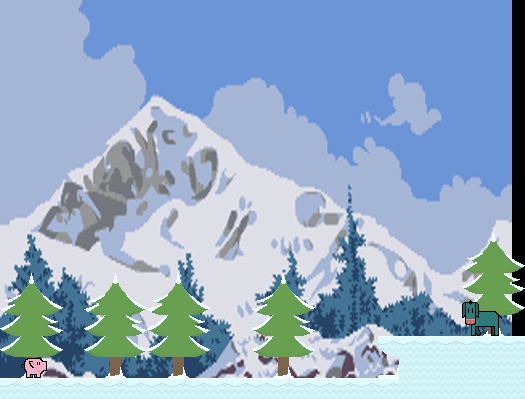

Below is a game level as drawn by its tile map, then a one-line description and the .tmx file that defines it, in full:
An orthogonal 25x19 tile map with 21x21 px tiles, 6 tile layers (platforms, collectables, objects, mobs, ...), 2 tilesets, 1 image layer.

<map version="1.0" tiledversion="1.0.2" orientation="orthogonal" renderorder="left-down" width="25" height="19" tilewidth="21" tileheight="21" infinite="0" nextobjectid="1">
 <tileset firstgid="1" source="sprites.tsx" />
 <tileset firstgid="901" source="characters.tsx" />
 <imagelayer name="bg">
  <image source="bg_512x384.png" width="512" height="384" />
 </imagelayer>
 <layer name="platforms" width="25" height="19">
  <data encoding="csv">
0,0,0,0,0,0,0,0,0,0,0,0,0,0,0,0,0,0,0,0,0,0,0,0,0,
0,0,0,0,0,0,0,0,0,0,0,0,0,0,0,0,0,0,0,0,0,0,0,0,0,
0,0,0,0,0,0,0,0,0,0,0,0,0,0,0,0,0,0,0,0,0,0,0,0,0,
0,0,0,0,0,0,0,0,0,0,0,0,0,0,0,0,0,0,0,0,0,0,0,0,0,
0,0,0,0,0,0,0,0,0,0,0,0,0,0,0,0,0,0,0,0,0,0,0,0,0,
0,0,0,0,0,0,0,0,0,0,0,0,0,0,0,0,0,0,0,0,0,0,0,0,0,
0,0,0,0,0,0,0,0,0,0,0,0,0,0,0,0,0,0,0,0,0,0,0,0,0,
0,0,0,0,0,0,0,0,0,0,0,0,0,0,0,0,0,0,0,0,0,0,0,0,0,
0,0,0,0,0,0,0,0,0,0,0,0,0,0,0,0,0,0,0,0,0,0,0,0,0,
0,0,0,0,0,0,0,0,0,0,0,0,0,0,0,0,0,0,0,0,0,0,0,0,0,
0,0,0,0,0,0,0,0,0,0,0,0,0,0,0,0,0,0,0,0,0,0,0,0,0,
0,0,0,0,0,0,0,0,0,0,0,0,0,0,0,0,0,0,0,0,0,0,0,0,0,
0,0,0,0,0,0,0,0,0,0,0,0,0,0,0,0,0,0,0,0,0,0,0,0,0,
0,0,0,0,0,0,0,0,0,0,0,0,0,0,0,0,0,0,0,0,0,0,0,0,0,
0,0,0,0,0,0,0,0,0,0,0,0,0,0,0,0,0,0,0,0,0,0,0,0,0,
0,0,0,0,0,0,0,0,0,0,0,0,0,0,0,0,0,0,0,0,0,0,0,0,0,
0,0,0,0,0,0,0,0,0,0,0,0,0,0,0,0,0,0,486,484,484,484,484,484,484,
0,0,0,0,0,0,0,0,0,0,0,0,0,0,0,0,0,0,0,513,513,513,513,513,513,
484,484,484,484,484,484,484,484,484,484,484,484,484,484,484,484,484,484,484,513,513,513,513,513,513
</data>
 </layer>
 <layer name="collectables" width="25" height="19">
  <data encoding="csv">
0,0,0,0,0,0,0,0,0,0,0,0,0,0,0,0,0,0,0,0,0,0,0,0,0,
0,0,0,0,0,0,0,0,0,0,0,0,0,0,0,0,0,0,0,0,0,0,0,0,0,
0,0,0,0,0,0,0,0,0,0,0,0,0,0,0,0,0,0,0,0,0,0,0,0,0,
0,0,0,0,0,0,0,0,0,0,0,0,0,0,0,0,0,0,0,0,0,0,0,0,0,
0,0,0,0,0,0,0,0,0,0,0,0,0,0,0,0,0,0,0,0,0,0,0,0,0,
0,0,0,0,0,0,0,0,0,0,0,0,0,0,0,0,0,0,0,0,0,0,0,0,0,
0,0,0,0,0,0,0,0,0,0,0,0,0,0,0,0,0,0,0,0,0,0,0,0,0,
0,0,0,0,0,0,0,0,0,0,0,0,0,0,0,0,0,0,0,0,0,0,0,0,0,
0,0,0,0,0,0,0,0,0,0,0,0,0,0,0,0,0,0,0,0,0,0,0,0,0,
0,0,0,0,0,0,0,0,0,0,0,0,0,0,0,0,0,0,0,0,0,0,0,0,0,
0,0,0,0,0,0,0,0,0,0,0,0,0,0,0,0,0,0,0,0,0,0,0,0,0,
0,0,0,0,0,0,0,0,0,0,0,0,0,0,0,0,0,0,0,0,0,0,0,0,0,
0,0,0,0,0,0,0,0,0,0,0,0,0,0,0,0,0,0,0,0,0,0,0,0,0,
0,0,0,0,0,0,0,0,0,0,0,0,0,0,0,0,0,0,0,0,0,0,0,0,0,
0,0,0,0,0,0,0,0,0,0,0,0,0,0,0,0,0,0,0,0,0,0,0,0,0,
0,0,0,0,0,0,0,0,0,0,0,0,0,0,0,0,0,0,0,0,0,0,0,0,0,
0,0,0,0,0,0,0,0,0,0,0,0,0,0,0,0,0,0,0,0,0,0,0,0,0,
0,0,0,0,0,0,0,0,0,0,0,0,0,0,0,0,0,0,0,0,0,0,0,0,0,
0,0,0,0,0,0,0,0,0,0,0,0,0,0,0,0,0,0,0,0,0,0,0,0,0
</data>
 </layer>
 <layer name="objects" width="25" height="19">
  <data encoding="csv">
0,0,0,0,0,0,0,0,0,0,0,0,0,0,0,0,0,0,0,0,0,0,0,0,0,
0,0,0,0,0,0,0,0,0,0,0,0,0,0,0,0,0,0,0,0,0,0,0,0,0,
0,0,0,0,0,0,0,0,0,0,0,0,0,0,0,0,0,0,0,0,0,0,0,0,0,
0,0,0,0,0,0,0,0,0,0,0,0,0,0,0,0,0,0,0,0,0,0,0,0,0,
0,0,0,0,0,0,0,0,0,0,0,0,0,0,0,0,0,0,0,0,0,0,0,0,0,
0,0,0,0,0,0,0,0,0,0,0,0,0,0,0,0,0,0,0,0,0,0,0,0,0,
0,0,0,0,0,0,0,0,0,0,0,0,0,0,0,0,0,0,0,0,0,0,0,0,0,
0,0,0,0,0,0,0,0,0,0,0,0,0,0,0,0,0,0,0,0,0,0,0,0,0,
0,0,0,0,0,0,0,0,0,0,0,0,0,0,0,0,0,0,0,0,0,0,0,0,0,
0,0,0,0,0,0,0,0,0,0,0,0,0,0,0,0,0,0,0,0,0,0,0,0,0,
0,0,0,0,0,0,0,0,0,0,0,0,0,0,0,0,0,0,0,0,0,0,0,0,0,
0,0,0,0,0,0,0,0,0,0,0,0,0,0,0,0,0,0,0,0,0,0,0,661,0,
0,0,0,0,0,0,0,0,0,0,0,0,0,0,0,0,0,0,0,0,0,0,672,640,643,
0,661,0,0,0,661,0,0,661,0,0,0,0,661,0,0,0,0,0,0,0,0,642,670,673,
672,640,643,0,672,640,643,672,640,643,0,0,672,640,643,0,0,0,0,0,0,0,642,670,643,
642,670,673,0,642,670,673,642,670,673,0,0,642,670,673,0,0,0,0,0,0,0,0,663,0,
642,670,643,0,642,670,643,642,670,643,0,0,642,670,643,0,0,0,0,0,0,0,0,0,0,
0,663,0,0,0,663,0,0,663,0,0,0,0,663,0,0,0,0,547,0,0,0,0,0,0,
0,0,0,0,0,0,0,0,0,0,0,0,0,0,0,0,0,0,0,0,0,0,0,0,0
</data>
 </layer>
 <layer name="mobs" width="25" height="19">
  <data encoding="csv">
0,0,0,0,0,0,0,0,0,0,0,0,0,0,0,0,0,0,0,0,0,0,0,0,0,
0,0,0,0,0,0,0,0,0,0,0,0,0,0,0,0,0,0,0,0,0,0,0,0,0,
0,0,0,0,0,0,0,0,0,0,0,0,0,0,0,0,0,0,0,0,0,0,0,0,0,
0,0,0,0,0,0,0,0,0,0,0,0,0,0,0,0,0,0,0,0,0,0,0,0,0,
0,0,0,0,0,0,0,0,0,0,0,0,0,0,0,0,0,0,0,0,0,0,0,0,0,
0,0,0,0,0,0,0,0,0,0,0,0,0,0,0,0,0,0,0,0,0,0,0,0,0,
0,0,0,0,0,0,0,0,0,0,0,0,0,0,0,0,0,0,0,0,0,0,0,0,0,
0,0,0,0,0,0,0,0,0,0,0,0,0,0,0,0,0,0,0,0,0,0,0,0,0,
0,0,0,0,0,0,0,0,0,0,0,0,0,0,0,0,0,0,0,0,0,0,0,0,0,
0,0,0,0,0,0,0,0,0,0,0,0,0,0,0,0,0,0,0,0,0,0,0,0,0,
0,0,0,0,0,0,0,0,0,0,0,0,0,0,0,0,0,0,0,0,0,0,0,0,0,
0,0,0,0,0,0,0,0,0,0,0,0,0,0,0,0,0,0,0,0,0,0,0,0,0,
0,0,0,0,0,0,0,0,0,0,0,0,0,0,0,0,0,0,0,0,0,0,0,0,0,
0,0,0,0,0,0,0,0,0,0,0,0,0,0,0,0,0,0,0,0,0,0,0,0,0,
0,0,0,0,0,0,0,0,0,0,0,0,0,0,0,0,0,0,0,0,0,0,0,0,0,
0,0,0,0,0,0,0,0,0,0,0,0,0,0,0,0,0,0,0,0,0,0,0,0,0,
0,0,0,0,0,0,0,0,0,0,0,0,0,0,0,0,0,0,0,0,0,0,0,0,0,
0,0,0,0,0,0,0,0,0,0,0,0,0,0,0,0,0,0,0,0,0,0,0,0,0,
0,0,0,0,0,0,0,0,0,0,0,0,0,0,0,0,0,0,0,0,0,0,0,0,0
</data>
 </layer>
 <layer name="pig" width="25" height="19">
  <data encoding="csv">
0,0,0,0,0,0,0,0,0,0,0,0,0,0,0,0,0,0,0,0,0,0,0,0,0,
0,0,0,0,0,0,0,0,0,0,0,0,0,0,0,0,0,0,0,0,0,0,0,0,0,
0,0,0,0,0,0,0,0,0,0,0,0,0,0,0,0,0,0,0,0,0,0,0,0,0,
0,0,0,0,0,0,0,0,0,0,0,0,0,0,0,0,0,0,0,0,0,0,0,0,0,
0,0,0,0,0,0,0,0,0,0,0,0,0,0,0,0,0,0,0,0,0,0,0,0,0,
0,0,0,0,0,0,0,0,0,0,0,0,0,0,0,0,0,0,0,0,0,0,0,0,0,
0,0,0,0,0,0,0,0,0,0,0,0,0,0,0,0,0,0,0,0,0,0,0,0,0,
0,0,0,0,0,0,0,0,0,0,0,0,0,0,0,0,0,0,0,0,0,0,0,0,0,
0,0,0,0,0,0,0,0,0,0,0,0,0,0,0,0,0,0,0,0,0,0,0,0,0,
0,0,0,0,0,0,0,0,0,0,0,0,0,0,0,0,0,0,0,0,0,0,0,0,0,
0,0,0,0,0,0,0,0,0,0,0,0,0,0,0,0,0,0,0,0,0,0,0,0,0,
0,0,0,0,0,0,0,0,0,0,0,0,0,0,0,0,0,0,0,0,0,0,0,0,0,
0,0,0,0,0,0,0,0,0,0,0,0,0,0,0,0,0,0,0,0,0,0,0,0,0,
0,0,0,0,0,0,0,0,0,0,0,0,0,0,0,0,0,0,0,0,0,0,0,0,0,
0,0,0,0,0,0,0,0,0,0,0,0,0,0,0,0,0,0,0,0,0,0,0,0,0,
0,0,0,0,0,0,0,0,0,0,0,0,0,0,0,0,0,0,0,0,0,0,0,0,0,
0,0,0,0,0,0,0,0,0,0,0,0,0,0,0,0,0,0,0,0,0,0,0,0,0,
0,906,0,0,0,0,0,0,0,0,0,0,0,0,0,0,0,0,0,0,0,0,0,0,0,
0,0,0,0,0,0,0,0,0,0,0,0,0,0,0,0,0,0,0,0,0,0,0,0,0
</data>
 </layer>
 <layer name="donkey" width="25" height="19">
  <data encoding="csv">
0,0,0,0,0,0,0,0,0,0,0,0,0,0,0,0,0,0,0,0,0,0,0,0,0,
0,0,0,0,0,0,0,0,0,0,0,0,0,0,0,0,0,0,0,0,0,0,0,0,0,
0,0,0,0,0,0,0,0,0,0,0,0,0,0,0,0,0,0,0,0,0,0,0,0,0,
0,0,0,0,0,0,0,0,0,0,0,0,0,0,0,0,0,0,0,0,0,0,0,0,0,
0,0,0,0,0,0,0,0,0,0,0,0,0,0,0,0,0,0,0,0,0,0,0,0,0,
0,0,0,0,0,0,0,0,0,0,0,0,0,0,0,0,0,0,0,0,0,0,0,0,0,
0,0,0,0,0,0,0,0,0,0,0,0,0,0,0,0,0,0,0,0,0,0,0,0,0,
0,0,0,0,0,0,0,0,0,0,0,0,0,0,0,0,0,0,0,0,0,0,0,0,0,
0,0,0,0,0,0,0,0,0,0,0,0,0,0,0,0,0,0,0,0,0,0,0,0,0,
0,0,0,0,0,0,0,0,0,0,0,0,0,0,0,0,0,0,0,0,0,0,0,0,0,
0,0,0,0,0,0,0,0,0,0,0,0,0,0,0,0,0,0,0,0,0,0,0,0,0,
0,0,0,0,0,0,0,0,0,0,0,0,0,0,0,0,0,0,0,0,0,0,0,0,0,
0,0,0,0,0,0,0,0,0,0,0,0,0,0,0,0,0,0,0,0,0,0,0,0,0,
0,0,0,0,0,0,0,0,0,0,0,0,0,0,0,0,0,0,0,0,0,0,0,0,0,
0,0,0,0,0,0,0,0,0,0,0,0,0,0,0,0,0,0,0,0,0,0,0,0,0,
0,0,0,0,0,0,0,0,0,0,0,0,0,0,0,0,0,0,0,0,0,0,905,0,0,
0,0,0,0,0,0,0,0,0,0,0,0,0,0,0,0,0,0,0,0,0,0,0,0,0,
0,0,0,0,0,0,0,0,0,0,0,0,0,0,0,0,0,0,0,0,0,0,0,0,0,
0,0,0,0,0,0,0,0,0,0,0,0,0,0,0,0,0,0,0,0,0,0,0,0,0
</data>
 </layer>
</map>
